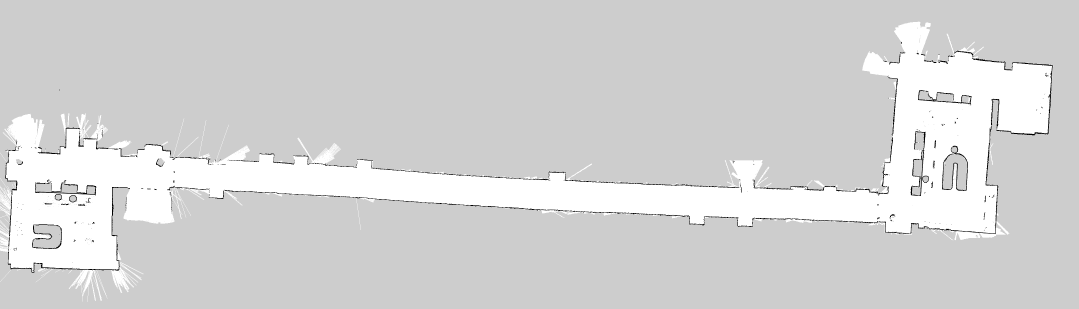
#> input picture utilities/map_mashup.pgm, 3236 x 926 px, found by its file name (shown at 1/3 size)
$ python path_planner.py
#> lines starting #> are read from the running program, lines starting #| are printed output that depends on the picture
import numpy as np
import matplotlib.pyplot as plt
import random
import copy
from PIL import Image

# Parameters
start = [114, 500]
goal = [200, 500]
max_iterations = 5000
step_size = 10
goal_radius = 10
search_radius = 20

# Load the map
with Image.open("utilities/map_mashup.pgm") as img:
#> img is the input picture: PIL image 3236x926 L; min 0, max 255, mean 212.7
    map_data = np.array(img)
max_pos = [map_data.shape[1]-1, map_data.shape[0]-1]
#> max_pos = [3235, 925]
min_pos = [0, 0]

map_size = (max_pos[0], max_pos[1])
#> map_size = (3235, 925)

angle_range = (-np.pi, np.pi)
y, x = np.where(map_data == 255)
ok_position = list(zip(x, y))
#> ok_position = 561697 items

class Node:
    def __init__(self, x, y):
        self.x = x
        self.y = y
        self.parent = None
        self.cost = 0.0

def distance(node1, node2):
    return np.linalg.norm([node1.x - node2.x, node1.y - node2.y])

def get_random_node():
    return Node(random.randint(0, map_size[0]-1), random.randint(0, map_size[1]-1))

def is_in_collision(node):
    if map_data[node.y, node.x] == 0:
        return True
    return False

def get_nearest_node(tree, random_node):
    return min(tree, key=lambda node: distance(node, random_node))

def steer(from_node, to_node, extend_length=step_size):
    dist = distance(from_node, to_node)
    theta = np.arctan2(to_node.y - from_node.y, to_node.x - from_node.x)
    new_x = from_node.x + int(extend_length * np.cos(theta))
    new_y = from_node.y + int(extend_length * np.sin(theta))
    new_node = Node(new_x, new_y)
    new_node.parent = from_node
    return new_node

def is_collision_free(node1, node2):
    x1, y1 = node1.x, node1.y
    x2, y2 = node2.x, node2.y
    points = bresenham(x1, y1, x2, y2)
    for x, y in points:
        if map_data[y, x] == 0:  # Note: map_data[y, x] due to image coordinate system
            return False
    return True

def bresenham(x1, y1, x2, y2):
    points = []
    dx = abs(x2 - x1)
    dy = abs(y2 - y1)
    sx = 1 if x1 < x2 else -1
    sy = 1 if y1 < y2 else -1
    err = dx - dy
    while True:
        points.append((x1, y1))
        if x1 == x2 and y1 == y2:
            break
        e2 = 2 * err
        if e2 > -dy:
            err -= dy
            x1 += sx
        if e2 < dx:
            err += dx
            y1 += sy
    return points

def get_nearby_nodes(tree, new_node):
    return [node for node in tree if distance(node, new_node) <= search_radius]

def choose_parent(tree, nearby_nodes, new_node):
    if not nearby_nodes:
        return new_node.parent
    min_cost = float('inf')
    best_node = None
    for node in nearby_nodes:
        if is_collision_free(node, new_node):
            cost = node.cost + distance(node, new_node)
            if cost < min_cost:
                min_cost = cost
                best_node = node
    new_node.cost = min_cost
    return best_node

def rewire(tree, nearby_nodes, new_node):
    for node in nearby_nodes:
        if is_collision_free(new_node, node) and new_node.cost + distance(new_node, node) < node.cost:
            node.parent = new_node
            node.cost = new_node.cost + distance(new_node, node)

def get_path(last_node):
    path = []
    node = last_node
    while node is not None:
        path.append([node.x, node.y])
        node = node.parent
    return path[::-1]

def rrt_star():
    tree = [Node(start[0], start[1])]
    edges = []  # To store edges for plotting the whole tree
    for _ in range(max_iterations):
        random_node = get_random_node()
        nearest_node = get_nearest_node(tree, random_node)
        new_node = steer(nearest_node, random_node)
        if is_in_collision(new_node) or not is_collision_free(nearest_node, new_node):
            continue
        nearby_nodes = get_nearby_nodes(tree, new_node)
        new_node.parent = choose_parent(tree, nearby_nodes, new_node)
        tree.append(new_node)
        edges.append((new_node, nearest_node))  # Store the edge
        rewire(tree, nearby_nodes, new_node)
        if distance(new_node, Node(goal[0], goal[1])) <= goal_radius:
            goal_node = Node(goal[0], goal[1])
            goal_node.parent = new_node
            tree.append(goal_node)
            edges.append((goal_node, new_node))  # Store the edge
            return tree, edges, get_path(goal_node)
    return tree, edges, None

tree, edges, path = rrt_star()

# Plot the results
plt.figure()
plt.imshow(map_data, cmap='gray')

# Plot the whole tree
for edge in edges:
    node1, node2 = edge
    plt.plot([node1.x, node2.x], [node1.y, node2.y], '-g', alpha=0.5)

# Plot the path
if path:
    path_x, path_y = zip(*path)
#> path_x = (114, 132, 141, 159, 177, 194, 200); path_y = (500, 499, 499, 500, 500, 496, 500)
    plt.plot(path_y, path_x, '-r', linewidth=2)
    plt.scatter([start[0]], [start[1]], color='blue')  # Start point
    plt.scatter([goal[0]], [goal[1]], color='green')   # Goal point
else:
    print("Path not found")

plt.title('RRT* Path Planning with Tree')
plt.show()
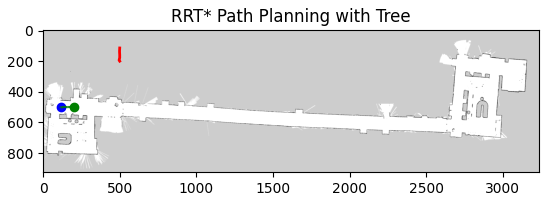
#> figure drawn by matplotlib, 1 panel
